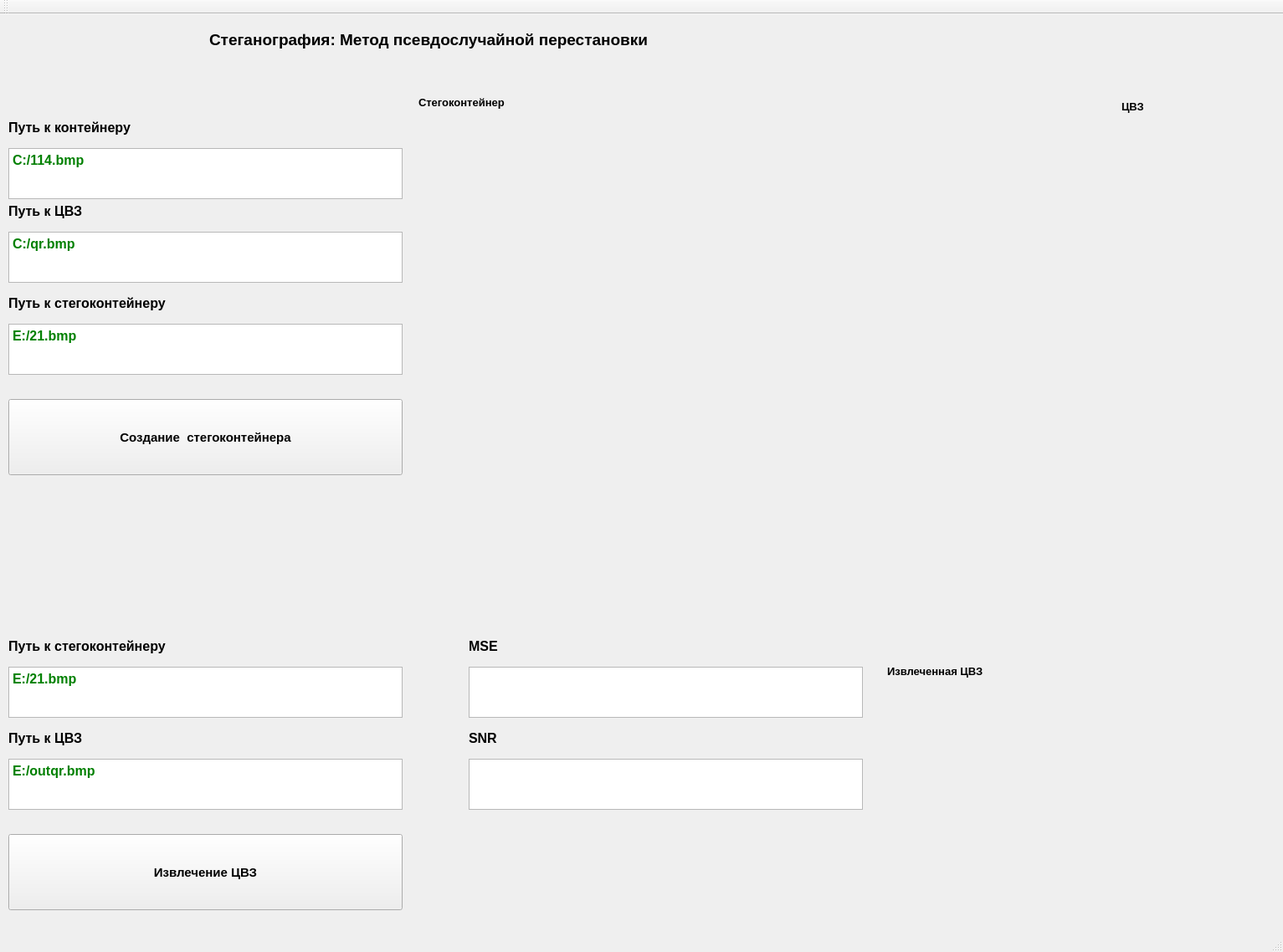
<?xml version="1.0" encoding="UTF-8"?>
<ui version="4.0">
 <class>MainWindow</class>
 <widget class="QMainWindow" name="MainWindow">
  <property name="geometry">
   <rect>
    <x>0</x>
    <y>0</y>
    <width>1533</width>
    <height>1138</height>
   </rect>
  </property>
  <property name="windowTitle">
   <string>MainWindow</string>
  </property>
  <widget class="QWidget" name="centralWidget">
   <widget class="QPushButton" name="pushButton">
    <property name="geometry">
     <rect>
      <x>10</x>
      <y>460</y>
      <width>471</width>
      <height>91</height>
     </rect>
    </property>
    <property name="font">
     <font>
      <pointsize>11</pointsize>
      <weight>75</weight>
      <bold>true</bold>
     </font>
    </property>
    <property name="text">
     <string>Создание  стегоконтейнера</string>
    </property>
   </widget>
   <widget class="QTextEdit" name="textEdit1">
    <property name="geometry">
     <rect>
      <x>10</x>
      <y>160</y>
      <width>471</width>
      <height>61</height>
     </rect>
    </property>
    <property name="html">
     <string>&lt;!DOCTYPE HTML PUBLIC &quot;-//W3C//DTD HTML 4.0//EN&quot; &quot;http://www.w3.org/TR/REC-html40/strict.dtd&quot;&gt;
&lt;html&gt;&lt;head&gt;&lt;meta name=&quot;qrichtext&quot; content=&quot;1&quot; /&gt;&lt;style type=&quot;text/css&quot;&gt;
p, li { white-space: pre-wrap; }
&lt;/style&gt;&lt;/head&gt;&lt;body style=&quot; font-family:'MS Shell Dlg 2'; font-size:7.875pt; font-weight:400; font-style:normal;&quot;&gt;
&lt;p style=&quot; margin-top:0px; margin-bottom:0px; margin-left:0px; margin-right:0px; -qt-block-indent:0; text-indent:0px;&quot;&gt;&lt;span style=&quot; font-size:12pt; font-weight:600; color:#008000;&quot;&gt;C:/114.bmp&lt;/span&gt;&lt;/p&gt;&lt;/body&gt;&lt;/html&gt;</string>
    </property>
   </widget>
   <widget class="QTextEdit" name="textEdit2">
    <property name="geometry">
     <rect>
      <x>10</x>
      <y>260</y>
      <width>471</width>
      <height>61</height>
     </rect>
    </property>
    <property name="html">
     <string>&lt;!DOCTYPE HTML PUBLIC &quot;-//W3C//DTD HTML 4.0//EN&quot; &quot;http://www.w3.org/TR/REC-html40/strict.dtd&quot;&gt;
&lt;html&gt;&lt;head&gt;&lt;meta name=&quot;qrichtext&quot; content=&quot;1&quot; /&gt;&lt;style type=&quot;text/css&quot;&gt;
p, li { white-space: pre-wrap; }
&lt;/style&gt;&lt;/head&gt;&lt;body style=&quot; font-family:'MS Shell Dlg 2'; font-size:7.875pt; font-weight:400; font-style:normal;&quot;&gt;
&lt;p style=&quot; margin-top:0px; margin-bottom:0px; margin-left:0px; margin-right:0px; -qt-block-indent:0; text-indent:0px;&quot;&gt;&lt;span style=&quot; font-size:12pt; font-weight:600; color:#008000;&quot;&gt;C:/qr.bmp&lt;/span&gt;&lt;/p&gt;&lt;/body&gt;&lt;/html&gt;</string>
    </property>
   </widget>
   <widget class="QTextEdit" name="textEdit3">
    <property name="geometry">
     <rect>
      <x>560</x>
      <y>780</y>
      <width>471</width>
      <height>61</height>
     </rect>
    </property>
    <property name="font">
     <font>
      <pointsize>12</pointsize>
      <weight>75</weight>
      <bold>true</bold>
     </font>
    </property>
   </widget>
   <widget class="QTextEdit" name="textEdit4">
    <property name="geometry">
     <rect>
      <x>560</x>
      <y>890</y>
      <width>471</width>
      <height>61</height>
     </rect>
    </property>
    <property name="font">
     <font>
      <pointsize>12</pointsize>
      <weight>75</weight>
      <bold>true</bold>
     </font>
    </property>
   </widget>
   <widget class="QLabel" name="label">
    <property name="geometry">
     <rect>
      <x>10</x>
      <y>110</y>
      <width>471</width>
      <height>51</height>
     </rect>
    </property>
    <property name="font">
     <font>
      <pointsize>12</pointsize>
      <weight>75</weight>
      <bold>true</bold>
     </font>
    </property>
    <property name="text">
     <string>Путь к контейнеру                         </string>
    </property>
   </widget>
   <widget class="QLabel" name="label_2">
    <property name="geometry">
     <rect>
      <x>10</x>
      <y>210</y>
      <width>471</width>
      <height>51</height>
     </rect>
    </property>
    <property name="font">
     <font>
      <pointsize>12</pointsize>
      <weight>75</weight>
      <bold>true</bold>
     </font>
    </property>
    <property name="text">
     <string>Путь к ЦВЗ</string>
    </property>
   </widget>
   <widget class="QLabel" name="label_3">
    <property name="geometry">
     <rect>
      <x>560</x>
      <y>730</y>
      <width>171</width>
      <height>51</height>
     </rect>
    </property>
    <property name="font">
     <font>
      <pointsize>12</pointsize>
      <weight>75</weight>
      <bold>true</bold>
     </font>
    </property>
    <property name="text">
     <string>MSE</string>
    </property>
   </widget>
   <widget class="QLabel" name="label_5">
    <property name="geometry">
     <rect>
      <x>560</x>
      <y>840</y>
      <width>171</width>
      <height>51</height>
     </rect>
    </property>
    <property name="font">
     <font>
      <pointsize>12</pointsize>
      <weight>75</weight>
      <bold>true</bold>
     </font>
    </property>
    <property name="text">
     <string>SNR</string>
    </property>
   </widget>
   <widget class="QPushButton" name="pushButton_2">
    <property name="geometry">
     <rect>
      <x>10</x>
      <y>980</y>
      <width>471</width>
      <height>91</height>
     </rect>
    </property>
    <property name="font">
     <font>
      <pointsize>11</pointsize>
      <weight>75</weight>
      <bold>true</bold>
     </font>
    </property>
    <property name="text">
     <string>Извлечение ЦВЗ</string>
    </property>
   </widget>
   <widget class="QLabel" name="label4">
    <property name="geometry">
     <rect>
      <x>500</x>
      <y>130</y>
      <width>811</width>
      <height>521</height>
     </rect>
    </property>
    <property name="text">
     <string/>
    </property>
   </widget>
   <widget class="QLabel" name="label5">
    <property name="geometry">
     <rect>
      <x>1340</x>
      <y>120</y>
      <width>151</width>
      <height>151</height>
     </rect>
    </property>
    <property name="text">
     <string/>
    </property>
   </widget>
   <widget class="QLabel" name="label6">
    <property name="geometry">
     <rect>
      <x>1060</x>
      <y>810</y>
      <width>151</width>
      <height>151</height>
     </rect>
    </property>
    <property name="text">
     <string/>
    </property>
   </widget>
   <widget class="QLabel" name="label_4">
    <property name="geometry">
     <rect>
      <x>250</x>
      <y>10</y>
      <width>1161</width>
      <height>41</height>
     </rect>
    </property>
    <property name="font">
     <font>
      <pointsize>14</pointsize>
      <weight>75</weight>
      <bold>true</bold>
     </font>
    </property>
    <property name="text">
     <string>Стеганография: Метод псевдослучайной перестановки</string>
    </property>
   </widget>
   <widget class="QLabel" name="label_6">
    <property name="geometry">
     <rect>
      <x>500</x>
      <y>80</y>
      <width>281</width>
      <height>51</height>
     </rect>
    </property>
    <property name="font">
     <font>
      <pointsize>10</pointsize>
      <weight>75</weight>
      <bold>true</bold>
     </font>
    </property>
    <property name="text">
     <string>Стегоконтейнер</string>
    </property>
   </widget>
   <widget class="QLabel" name="label_7">
    <property name="geometry">
     <rect>
      <x>1340</x>
      <y>90</y>
      <width>111</width>
      <height>41</height>
     </rect>
    </property>
    <property name="font">
     <font>
      <pointsize>10</pointsize>
      <weight>75</weight>
      <bold>true</bold>
     </font>
    </property>
    <property name="text">
     <string>ЦВЗ</string>
    </property>
   </widget>
   <widget class="QLabel" name="label_8">
    <property name="geometry">
     <rect>
      <x>1060</x>
      <y>770</y>
      <width>291</width>
      <height>31</height>
     </rect>
    </property>
    <property name="font">
     <font>
      <pointsize>10</pointsize>
      <weight>75</weight>
      <bold>true</bold>
     </font>
    </property>
    <property name="text">
     <string>Извлеченная ЦВЗ</string>
    </property>
   </widget>
   <widget class="QTextEdit" name="textEdit5">
    <property name="geometry">
     <rect>
      <x>10</x>
      <y>370</y>
      <width>471</width>
      <height>61</height>
     </rect>
    </property>
    <property name="html">
     <string>&lt;!DOCTYPE HTML PUBLIC &quot;-//W3C//DTD HTML 4.0//EN&quot; &quot;http://www.w3.org/TR/REC-html40/strict.dtd&quot;&gt;
&lt;html&gt;&lt;head&gt;&lt;meta name=&quot;qrichtext&quot; content=&quot;1&quot; /&gt;&lt;style type=&quot;text/css&quot;&gt;
p, li { white-space: pre-wrap; }
&lt;/style&gt;&lt;/head&gt;&lt;body style=&quot; font-family:'MS Shell Dlg 2'; font-size:7.875pt; font-weight:400; font-style:normal;&quot;&gt;
&lt;p style=&quot; margin-top:0px; margin-bottom:0px; margin-left:0px; margin-right:0px; -qt-block-indent:0; text-indent:0px;&quot;&gt;&lt;span style=&quot; font-size:12pt; font-weight:600; color:#008000;&quot;&gt;E:/21.bmp&lt;/span&gt;&lt;/p&gt;&lt;/body&gt;&lt;/html&gt;</string>
    </property>
   </widget>
   <widget class="QLabel" name="label_9">
    <property name="geometry">
     <rect>
      <x>10</x>
      <y>320</y>
      <width>521</width>
      <height>51</height>
     </rect>
    </property>
    <property name="font">
     <font>
      <pointsize>12</pointsize>
      <weight>75</weight>
      <bold>true</bold>
     </font>
    </property>
    <property name="text">
     <string>Путь к стегоконтейнеру</string>
    </property>
   </widget>
   <widget class="QTextEdit" name="textEdit6">
    <property name="geometry">
     <rect>
      <x>10</x>
      <y>780</y>
      <width>471</width>
      <height>61</height>
     </rect>
    </property>
    <property name="html">
     <string>&lt;!DOCTYPE HTML PUBLIC &quot;-//W3C//DTD HTML 4.0//EN&quot; &quot;http://www.w3.org/TR/REC-html40/strict.dtd&quot;&gt;
&lt;html&gt;&lt;head&gt;&lt;meta name=&quot;qrichtext&quot; content=&quot;1&quot; /&gt;&lt;style type=&quot;text/css&quot;&gt;
p, li { white-space: pre-wrap; }
&lt;/style&gt;&lt;/head&gt;&lt;body style=&quot; font-family:'MS Shell Dlg 2'; font-size:7.875pt; font-weight:400; font-style:normal;&quot;&gt;
&lt;p style=&quot; margin-top:0px; margin-bottom:0px; margin-left:0px; margin-right:0px; -qt-block-indent:0; text-indent:0px;&quot;&gt;&lt;span style=&quot; font-size:12pt; font-weight:600; color:#008000;&quot;&gt;E:/21.bmp&lt;/span&gt;&lt;/p&gt;&lt;/body&gt;&lt;/html&gt;</string>
    </property>
   </widget>
   <widget class="QLabel" name="label_10">
    <property name="geometry">
     <rect>
      <x>10</x>
      <y>730</y>
      <width>521</width>
      <height>51</height>
     </rect>
    </property>
    <property name="font">
     <font>
      <pointsize>12</pointsize>
      <weight>75</weight>
      <bold>true</bold>
     </font>
    </property>
    <property name="text">
     <string>Путь к стегоконтейнеру</string>
    </property>
   </widget>
   <widget class="QTextEdit" name="textEdit7">
    <property name="geometry">
     <rect>
      <x>10</x>
      <y>890</y>
      <width>471</width>
      <height>61</height>
     </rect>
    </property>
    <property name="html">
     <string>&lt;!DOCTYPE HTML PUBLIC &quot;-//W3C//DTD HTML 4.0//EN&quot; &quot;http://www.w3.org/TR/REC-html40/strict.dtd&quot;&gt;
&lt;html&gt;&lt;head&gt;&lt;meta name=&quot;qrichtext&quot; content=&quot;1&quot; /&gt;&lt;style type=&quot;text/css&quot;&gt;
p, li { white-space: pre-wrap; }
&lt;/style&gt;&lt;/head&gt;&lt;body style=&quot; font-family:'MS Shell Dlg 2'; font-size:7.875pt; font-weight:400; font-style:normal;&quot;&gt;
&lt;p style=&quot; margin-top:0px; margin-bottom:0px; margin-left:0px; margin-right:0px; -qt-block-indent:0; text-indent:0px;&quot;&gt;&lt;span style=&quot; font-size:12pt; font-weight:600; color:#008000;&quot;&gt;E:/outqr.bmp&lt;/span&gt;&lt;/p&gt;&lt;/body&gt;&lt;/html&gt;</string>
    </property>
   </widget>
   <widget class="QLabel" name="label_11">
    <property name="geometry">
     <rect>
      <x>10</x>
      <y>840</y>
      <width>521</width>
      <height>51</height>
     </rect>
    </property>
    <property name="font">
     <font>
      <pointsize>12</pointsize>
      <weight>75</weight>
      <bold>true</bold>
     </font>
    </property>
    <property name="text">
     <string>Путь к ЦВЗ</string>
    </property>
   </widget>
  </widget>
  <widget class="QMenuBar" name="menuBar">
   <property name="geometry">
    <rect>
     <x>0</x>
     <y>0</y>
     <width>1533</width>
     <height>21</height>
    </rect>
   </property>
  </widget>
  <widget class="QToolBar" name="mainToolBar">
   <attribute name="toolBarArea">
    <enum>TopToolBarArea</enum>
   </attribute>
   <attribute name="toolBarBreak">
    <bool>false</bool>
   </attribute>
  </widget>
  <widget class="QStatusBar" name="statusBar"/>
 </widget>
 <layoutdefault spacing="6" margin="11"/>
 <resources/>
 <connections/>
</ui>
